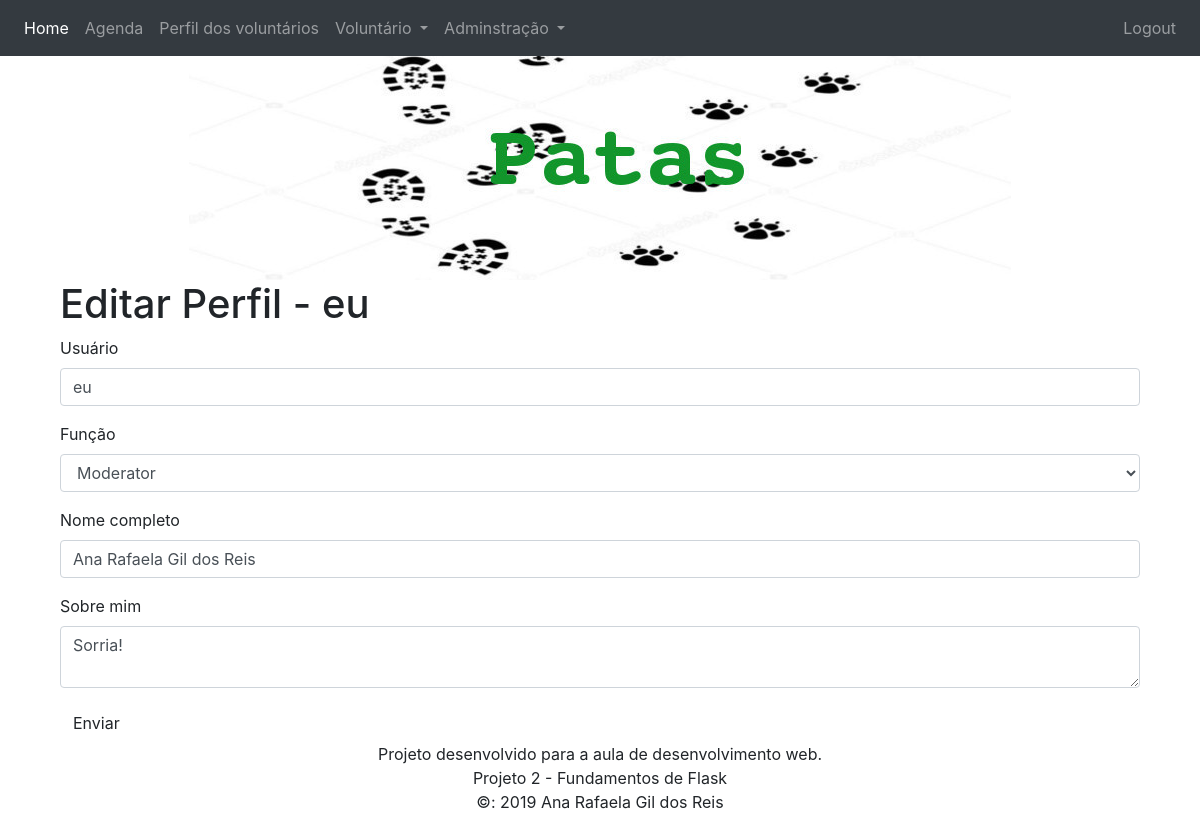
The page /edit-profile/1 (signed in) on the database its author committed.
### app/models.py (models this page shows, shortened)
class User(UserMixin, db.Model):
    __tablename__ = 'users'
    id = db.Column(db.Integer, primary_key=True)
    username = db.Column(db.String(64), unique=True, index=True)
    location = db.Column(db.String(64))
    name = db.Column(db.String(64))
    member_since = db.Column(db.DateTime(), default=datetime.utcnow)
    about_me = db.Column(db.Text())
    role_id = db.Column(db.Integer, db.ForeignKey('roles.id'))
    password_hash = db.Column(db.String(128))
    posts = db.relationship('Post', backref='author', lazy='dynamic')
    followed = db.relationship(
        'Follow', foreign_keys=[Follow.follower_id],
        backref=db.backref('follower', lazy='joined'),
        lazy='dynamic',
        cascade='all, delete-orphan'
    )
    followers = db.relationship(
        'Follow', foreign_keys=[Follow.followed_id],
        backref=db.backref('followed', lazy='joined'),
        lazy='dynamic',
        cascade='all, delete-orphan'
    )
    @property
    def password(self):
        raise AttributeError('password is not readable')
    def has_permission(self, perm):
        return self.role is not None and self.role.has_permission(perm)

### app/main/views.py (the view, shortened to what this page needs)
@main.route('/edit-profile/<int:id>', methods=['GET', 'POST'])
@login_required
@admin_required
def edit_profile_admin(id):
    user = User.query.get_or_404(id)
    form = EditProfileAdminForm(user=user)
    form.username.data = user.username
    form.role.data = user.role_id
    form.name.data = user.name
    form.about_me.data = user.about_me
    return render_template(
        'edit_profile.html', form=form, username=user.username
    )

### app/main/forms.py (shortened to what this page needs)
class EditProfileAdminForm(FlaskForm):
    username = StringField('Usuário', validators=[
        DataRequired(), Length(1, 64)
    ])
    role = SelectField('Função', coerce=int)
    name = StringField('Nome completo', validators=[
        Length(1, 64)
    ])
    about_me = TextAreaField('Sobre mim')
    submit = SubmitField('Enviar')
    def __init__(self, user, *args, **kwargs):
        super(EditProfileAdminForm, self).__init__(*args, **kwargs)
        self.role.choices = [
            (role.id, role.name)
            for role in Role.query.order_by(Role.name).all()
        ]
        self.user = user

### app/models.py (called while the page is built)
@login_manager.user_loader
def load_user(user_id):
    return User.query.get(int(user_id))

    def has_permission(self, perm):
        return self.permissions & perm == perm

### app/templates/edit_profile.html
{% extends "base.html" %}
{% import "bootstrap/wtf.html" as wtf %}
{% block page_content %}
    <div class="page-header">
        <h1>Editar Perfil - {{ username }}</h1>
    </div>
    {{ wtf.quick_form(form) }}
{% endblock %}

### app/static/css/base.css (style rules this page uses)
html { height: 100%; }
body { min-height: 100%; display: flex; flex-direction: column; }

### rows shown on the page
User: username "eu", role "Moderator", name "Ana Rafaela Gil dos Reis", about_me "Sorria!"
